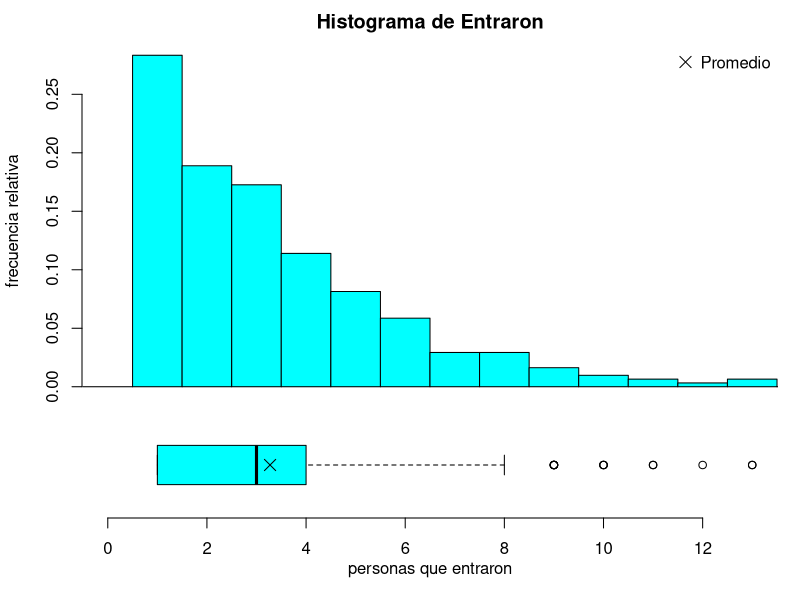
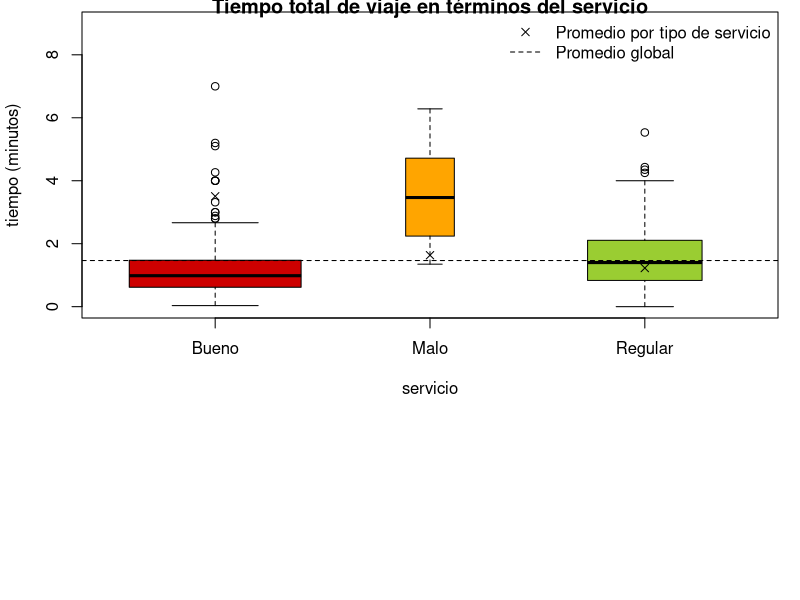

Write R code to recreate these figures, in order.
## ---- chunk 1
library(readr)
library(dplyr)
library(modeest)
library(ggplot2)
library(stringr)
## ---- chunk 2
DF <- read_csv("L1A.csv")
## ---- chunk 3
#cuantos datos faltantes, cuantos na en total
na_total <- sum(is.na(DF))  
na_total

#obs incompletas, si no usamos el "!", me daria todas las filas completas
obs_incompletas <-sum(!complete.cases(DF))
obs_incompletas


## ---- chunk 4
#todas las filas completas excluyendo las filas que tiene na
sum(complete.cases(DF))


#porcentaje seria 
round(sum(!complete.cases(DF))/nrow(DF) *100,2)


#segun el enunciado dice que no eliminaremos nada 
#Cantidad de datos faltantes por variable, pero ojo tamaño efectivo sin los NA
cantidad_faltantes_por_columna<-colSums(!is.na(DF)) 
minimo<-min(cantidad_faltantes_por_columna)

minimo


#nombre que aquella variable
nombre_variable <-names(which.min(cantidad_faltantes_por_columna))

nombre_variable

## ---- chunk 5
#verificando la libreta observamos que todo esta en segundos asi que debemos hacer 5*60
DF <-DF %>% mutate(Espera = ifelse(Espera >= 0 & Espera <= 300, Espera, NA),
Viaje = ifelse(Viaje >= 0 & Viaje <= 120, Viaje, NA),
Total = ifelse(Total >= 0 & Total <= 420, Total, NA))

#datos faltantes
colSums(is.na(DF))


colSums(!is.na(DF))


#hallamos la mediana
round(median(DF$Espera,na.rm = T),2)
#promedio
round(mean(DF$Espera, na.rm = T),2)
#desviacion estandar
round(sd(DF$Espera, na.rm = T),2)

#coeficiente de variacion
round(sd(DF$Espera, na.rm = TRUE)/mean(DF$Espera, na.rm = TRUE), 2)  


#NOTA
#media > mediana	 =>sesgo derecha
#media < mediana	 =>sesgo izquierda
#media ≈ mediana	 =>simétrica
## ---- chunk 6
#datos faltantes de la variable viaje


sum(is.na(DF$Viaje))

#tamaño efectivo 
sum(!is.na(DF$Viaje))
#hallamos la mediana
round(median(DF$Viaje,na.rm = T),2)
#promedio
round(mean(DF$Viaje, na.rm = T),2)
#desviacion estandar
round(sd(DF$Viaje, na.rm = T),2)

#coeficiente de variacion
round(sd(DF$Viaje, na.rm = TRUE)/mean(DF$Viaje, na.rm = TRUE), 2)  

#Coeficiente de variación (CV)
#El coeficiente de variación mide el grado de dispersión de los datos
#respecto a su media. Se calcula dividiendo la desviación estándar
#entre el promedio y multiplicando por 100.
#
#Interpretación:
#CV < 15%   -> baja variabilidad
#15% <= CV <= 30% -> variabilidad moderada
#CV > 30%   -> alta variabilidad
#
#Si el CV es alto, es más recomendable utilizar la mediana
#como medida de tendencia central, ya que el promedio puede
#verse afectado por valores extremos.

#NOTA
#media > mediana	 =>sesgo derecha
#media < mediana	 =>sesgo izquierda
#media ≈ mediana	 =>simétrica



#PARA HALLAR LA MODA
which.max(table(DF$Viaje))  


## ---- chunk 7
nf <- layout(mat = matrix(c(1,2), 2, 1, byrow = TRUE), height = c(2,1))
par(mar=c(0.0, 4.1, 2.1, 1.1))
hist(DF$Entraron,
     xlim = c(0, max(DF$Entraron, na.rm = TRUE)),
     ylab = "frecuencia relativa",
     main = "Histograma de Entraron",
     prob  = TRUE,
     axes  = FALSE,
     breaks = (0:21) - 0.5,
     col  = "cyan")
axis(2)
legend("topright", legend = "Promedio", pch = 4, bty = "n", pt.cex = 1.5)
par(mar=c(4.1, 4.1, 0.6, 1.1))
boxplot(DF$Entraron,
        horizontal = TRUE,
        bty  = "n",
        ylim = c(0, max(DF$Entraron, na.rm = TRUE)),
        frame = FALSE,
        axes  = TRUE,
        col  = "cyan")
points(mean(DF$Entraron, na.rm = TRUE), 1, pch = 4, cex = 1.5)
title(xlab = "personas que entraron", line = 2)
## ---- chunk 8
#| fig-width: 7
#| fig-height: 5

boxplot(DF$Total/60 ~ DF$Servicio,
        varwidth = TRUE,
        ylim = c(0, 9),
        main = "Tiempo total de viaje en términos del servicio",
        ylab = "tiempo (minutos)",
        xlab = "servicio",
        col  = c("red3", "orange", "yellowgreen"))
abline(h = mean(DF$Total/60, na.rm = TRUE), lty = 2, col = "black")
points(1:3,
       c(mean(DF$Total[DF$Servicio == "Malo"]/60,    na.rm = TRUE),
         mean(DF$Total[DF$Servicio == "Regular"]/60, na.rm = TRUE),
         mean(DF$Total[DF$Servicio == "Bueno"]/60,   na.rm = TRUE)),
       pch = 4)
legend("topright",
       legend = c("Promedio por tipo de servicio", "Promedio global"),
       pch = c(4, NA), lty = c(NA, 2),
       col = c("black", "black"), bty = "n")
